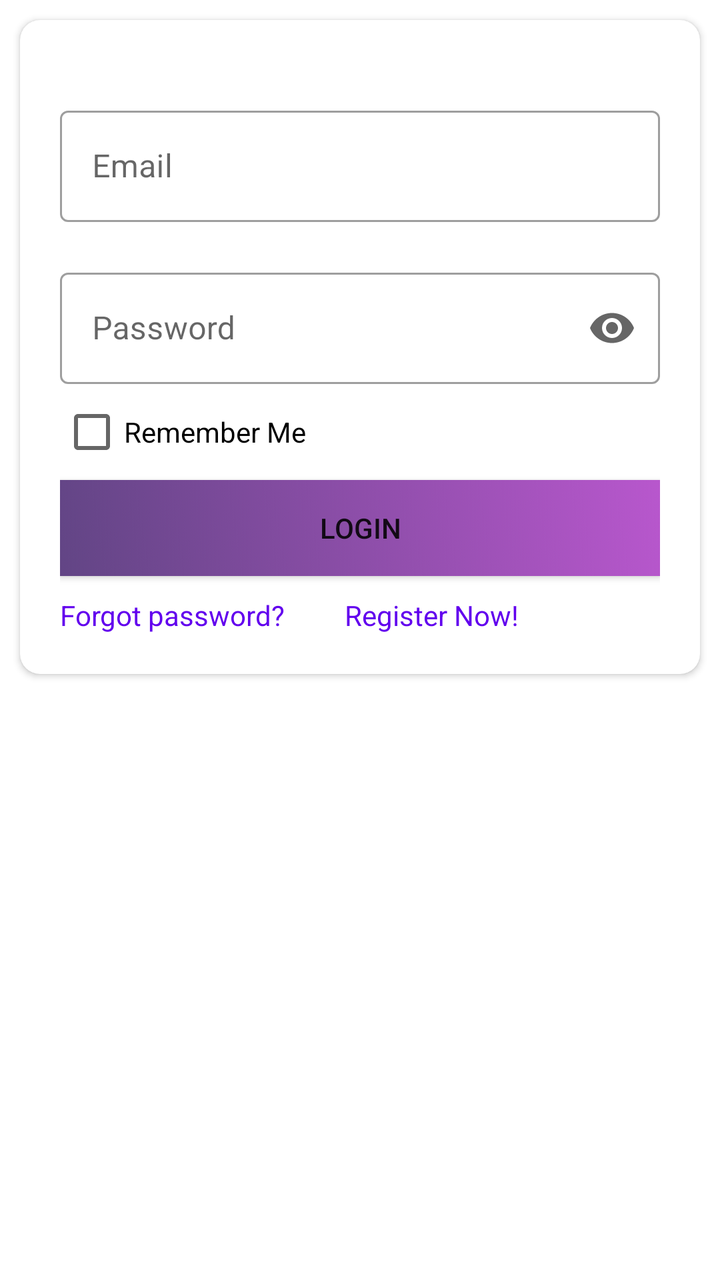
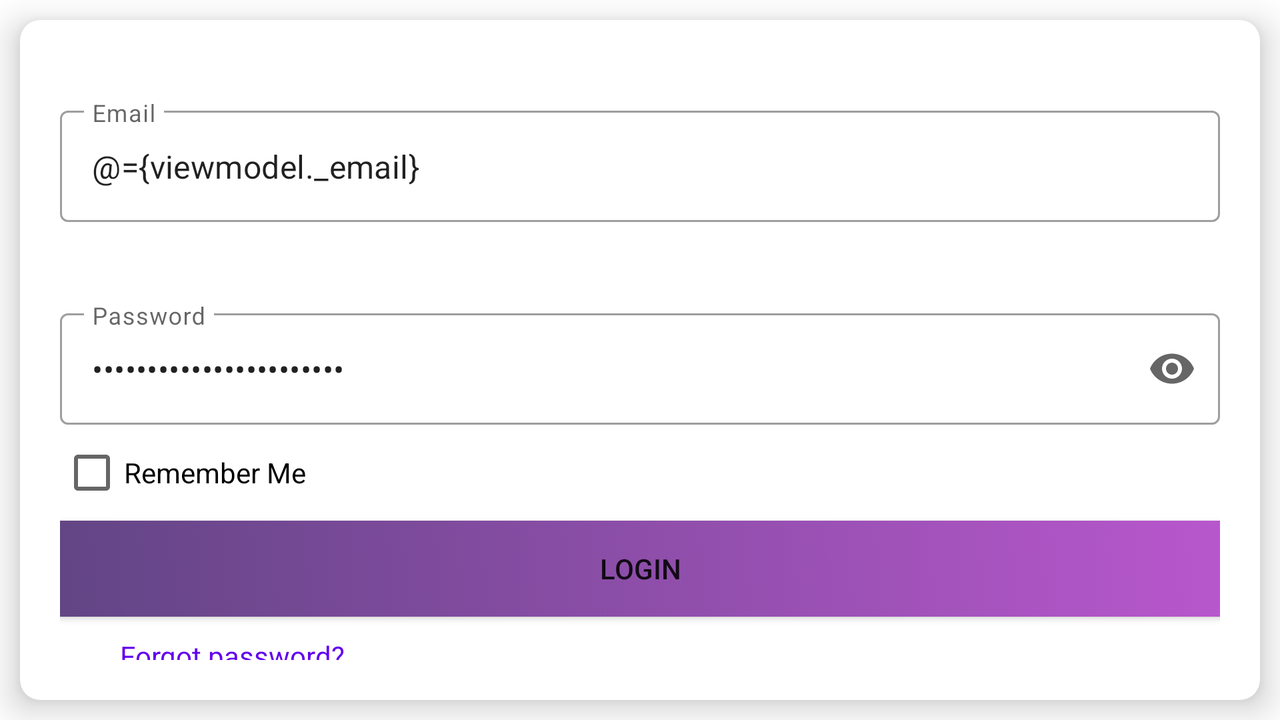

An Android layout and its configuration variant, each rendered on a device that would load it. The default file and the variant file are quoted in full after the pictures.
<!-- AndroidManifest.xml: application theme Theme.Caira2 -->
<!-- res/layout/login_fragment.xml -->
<?xml version="1.0" encoding="utf-8"?>
<FrameLayout xmlns:android="http://schemas.android.com/apk/res/android"
    xmlns:app="http://schemas.android.com/apk/res-auto"
    xmlns:tools="http://schemas.android.com/tools"
    android:layout_width="match_parent"
    android:layout_height="match_parent"
    tools:context=".iu.activity.LoginFragment">

    <RelativeLayout
        android:layout_width="match_parent"
        android:layout_height="wrap_content">

        <androidx.cardview.widget.CardView
            android:layout_width="match_parent"
            android:layout_height="wrap_content"
            android:layout_margin="10dp"
            app:cardCornerRadius="10dp">


            <LinearLayout
                android:layout_width="match_parent"
                android:layout_height="match_parent"
                android:orientation="vertical"
                android:padding="20dp">


                <com.google.android.material.textfield.TextInputLayout
                    android:id="@+id/text_input_layout_email"
                    style="@style/Widget.MaterialComponents.TextInputLayout.OutlinedBox"
                    android:layout_width="match_parent"
                    android:layout_height="wrap_content"
                    android:layout_marginTop="@dimen/form_margin_top"
                    android:hint="@string/email_addres"
                    app:startIconDrawable="@drawable/ic_baseline_email_24">

                    <com.google.android.material.textfield.TextInputEditText
                        android:id="@+id/editTextEmail"
                        android:layout_width="match_parent"
                        android:layout_height="wrap_content"
                        android:inputType="textEmailAddress" />

                </com.google.android.material.textfield.TextInputLayout>

                <com.google.android.material.textfield.TextInputLayout
                    android:id="@+id/text_input_layout_password"
                    style="@style/Widget.MaterialComponents.TextInputLayout.OutlinedBox"
                    android:layout_width="match_parent"
                    android:layout_height="wrap_content"
                    android:layout_marginTop="@dimen/form_margin_top"
                    android:hint="@string/password"
                    app:endIconMode="password_toggle"
                    app:layout_constraintTop_toBottomOf="@+id/toolbar"
                    app:startIconDrawable="@drawable/ic_baseline_lock_24">

                    <com.google.android.material.textfield.TextInputEditText
                        android:id="@+id/editTextPassword"
                        android:layout_width="match_parent"
                        android:layout_height="wrap_content"
                        android:inputType="textPassword" />
                </com.google.android.material.textfield.TextInputLayout>

                <CheckBox
                    android:id="@+id/cbRemember"
                    android:layout_width="match_parent"
                    android:layout_height="wrap_content"
                    android:text="@string/remember_me" />

                <androidx.appcompat.widget.AppCompatButton
                    android:id="@+id/btnLogin"
                    android:layout_width="match_parent"
                    android:layout_height="wrap_content"
                    android:background="@drawable/gradient_caira"
                   android:backgroundTint="@null"
                    android:text="@string/login"
                    />

                <LinearLayout
                    android:layout_width="match_parent"
                    android:layout_height="match_parent"
                    android:orientation="horizontal">

                    <TextView
                        android:textColor="@color/enlace"
                        android:id="@+id/tvForgot"
                        android:layout_width="wrap_content"
                        android:layout_height="wrap_content"
                        android:layout_marginTop="10dp"
                        android:text="@string/forgot" />

                    <TextView
                        android:textColor="@color/enlace"
                        android:id="@+id/tvRegister"
                        android:layout_width="wrap_content"
                        android:layout_height="wrap_content"
                        android:layout_marginTop="10dp"
                       android:layout_marginLeft="30dp"
                        android:text="@string/join" />
                </LinearLayout>


            </LinearLayout>


        </androidx.cardview.widget.CardView>

    </RelativeLayout>
</FrameLayout>
<!-- resources referenced by this layout -->
<resources>
  <color name="enlace">#FF6200EE</color>
  <dimen name="form_margin_top">20dp</dimen>
  <!-- drawable gradient_caira (drawable) -->
  <?xml version="1.0" encoding="utf-8"?>
  <selector xmlns:android="http://schemas.android.com/apk/res/android">
      <item>
          <shape>
              <gradient
                  android:angle="45"
                  android:startColor="#624585"
                  android:endColor="#b857cd"
                  android:type="linear" />
          </shape>
      </item>
  </selector>
  <string name="email_addres">Email</string>
  <string name="forgot">Forgot password?</string>
  <string name="join">Register Now!</string>
  <string name="login">Login</string>
  <string name="password">Password</string>
  <string name="remember_me">Remember Me</string>
  <style name="Theme.Caira2" parent="Theme.MaterialComponents.DayNight.DarkActionBar">
          
          <item name="colorPrimary">@color/primary</item>
          <item name="colorPrimaryVariant">@color/purple_700</item>
          <item name="colorOnPrimary">@color/white</item>
          
          <item name="colorSecondary">@color/cairaPink</item>
          <item name="colorSecondaryVariant">@color/teal_700</item>
          <item name="colorOnSecondary">@color/black</item>
          
          <item name="android:statusBarColor" tools:targetApi="l">?attr/colorPrimaryVariant</item>
          
  
      </style>
  <color name="primary">#624585</color>
  <color name="purple_700">#FF3700B3</color>
  <color name="white">#FFFFFFFF</color>
  <color name="cairaPink">#FB95F3</color>
  <color name="teal_700">#FF018786</color>
  <color name="black">#FF000000</color>
</resources>
<!-- res/layout-land/login_fragment.xml (the author's variant of the layout above) -->
<!-- drawn on the phone turned sideways -->
<?xml version="1.0" encoding="utf-8"?>
<layout xmlns:android="http://schemas.android.com/apk/res/android"
    xmlns:app="http://schemas.android.com/apk/res-auto"
    xmlns:tools="http://schemas.android.com/tools">

    <data>
        <variable
            name="viewmodel"
            type="com.example.caira2.viewModel.LoginViewModel" />
    </data>

    <RelativeLayout
        android:layout_width="match_parent"
        android:layout_height="wrap_content"
        tools:context=".iu.activity.LoginFragment">





            <androidx.cardview.widget.CardView
                android:layout_width="match_parent"
                android:layout_height="wrap_content"
                android:layout_margin="10dp"
                app:cardCornerRadius="10dp"
                app:cardElevation="10dp">

                <LinearLayout
                    android:layout_width="match_parent"
                    android:layout_height="match_parent"
                    android:orientation="vertical"
                    android:padding="20dp">

                    <com.google.android.material.textfield.TextInputLayout
                        android:id="@+id/text_input_layout_email"
                        style="@style/Widget.MaterialComponents.TextInputLayout.OutlinedBox"
                        android:layout_width="match_parent"
                        android:layout_height="wrap_content"
                        android:layout_marginTop="@dimen/form_margin_top"
                        android:hint="@string/email_addres"
                        app:startIconDrawable="@drawable/ic_baseline_email_24"
                        app:errorEnabled="true"
                        >
                        <com.google.android.material.textfield.TextInputEditText
                            android:id="@+id/editTextEmail"
                            android:layout_width="match_parent"
                            android:layout_height="wrap_content"
                            android:inputType="textEmailAddress"
                            android:text="@={viewmodel._email}" />

                    </com.google.android.material.textfield.TextInputLayout>

                    <com.google.android.material.textfield.TextInputLayout
                        android:id="@+id/text_input_layout_password"
                        style="@style/Widget.MaterialComponents.TextInputLayout.OutlinedBox"
                        android:layout_width="match_parent"
                        android:layout_height="wrap_content"
                        android:layout_marginTop="@dimen/form_margin_top"
                        android:hint="@string/password"
                        app:endIconMode="password_toggle"
                        app:layout_constraintTop_toBottomOf="@+id/toolbar"
                        app:startIconDrawable="@drawable/ic_baseline_lock_24"
                        >

                        <com.google.android.material.textfield.TextInputEditText
                            android:id="@+id/editTextPassword"
                            android:layout_width="match_parent"
                            android:layout_height="wrap_content"
                            android:inputType="textPassword"
                            android:text="@={viewmodel._password}" />
                    </com.google.android.material.textfield.TextInputLayout>

                    <CheckBox
                        android:id="@+id/cbRemember"
                        android:layout_width="match_parent"
                        android:layout_height="wrap_content"
                        android:checked="@={viewmodel.remembertoMe}"
                        android:text="@string/remember_me" />

                    <androidx.appcompat.widget.AppCompatButton
                        android:id="@+id/btnLogin"
                        android:layout_width="match_parent"
                        android:layout_height="wrap_content"
                        android:background="@drawable/gradient_caira"
                        android:backgroundTint="@null"
                        android:onClick="@{()->viewmodel.login()}"
                        android:text="@string/login" />

                    <TextView
                        android:id="@+id/tvForgot"
                        android:layout_width="wrap_content"
                        android:layout_height="wrap_content"
                        android:layout_marginStart="30dp"
                        android:layout_marginTop="10dp"
                        android:onClick="@{() -> viewmodel.forgot() }"
                        android:text="@string/forgot"
                        android:textColor="@color/enlace" />

                    <TextView
                        android:id="@+id/tvRegister"
                        android:layout_width="wrap_content"
                        android:layout_height="wrap_content"
                        android:layout_marginStart="30dp"
                        android:layout_marginTop="10dp"
                        android:onClick="@{() -> viewmodel.register() }"
                        android:text="@string/join"
                        android:textColor="@color/enlace" />

                    








                </LinearLayout>
            </androidx.cardview.widget.CardView>

        </RelativeLayout>

</layout>
